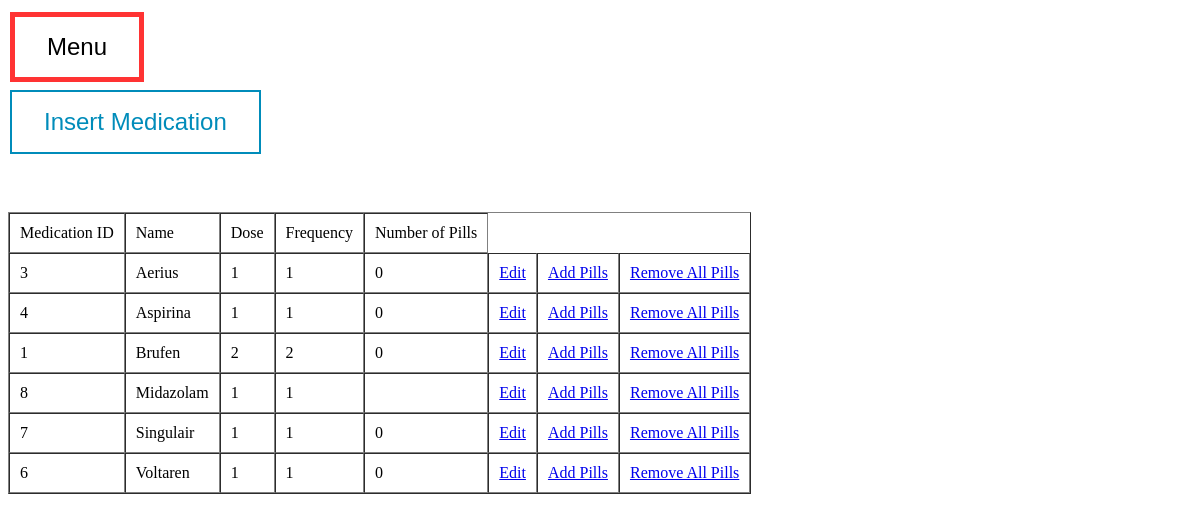
The app's page /dataMed.php, older data.
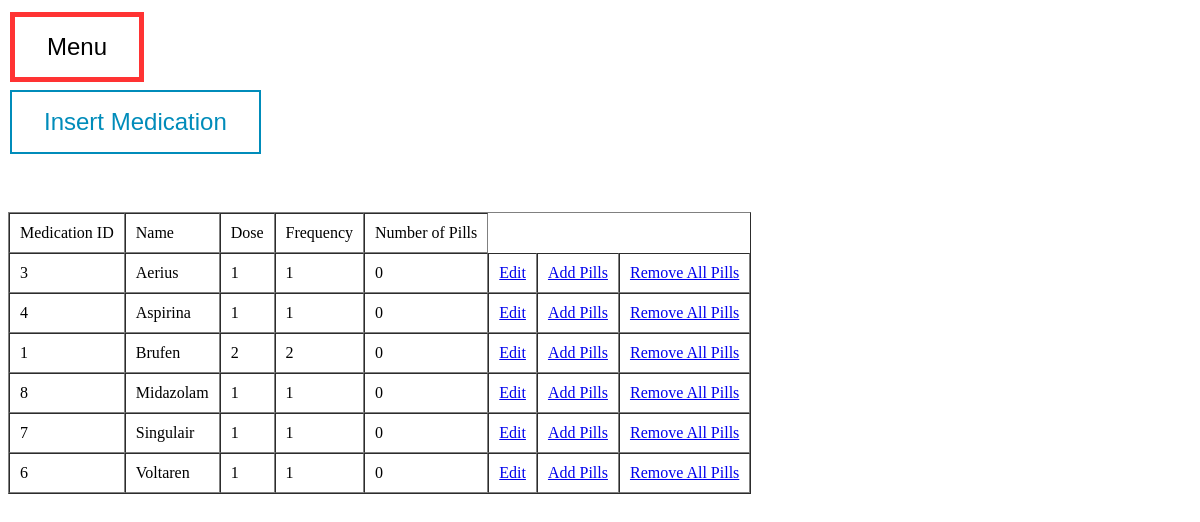
The same page, newer data.
### tables this page shows
CREATE TABLE `medications` (
  `medication_id` int(11) NOT NULL,
  `name` varchar(100) NOT NULL,
  `dose` varchar(50) NOT NULL,
  `frequency` varchar(50) NOT NULL,
  `number_of_pills` int(11) NOT NULL
);

### dataMed.php (the view, shortened to what this page needs)
<?php
require 'connection.php';
?>
<!DOCTYPE html>
<html lang="en" dir="ltr">
  <head>
  </head>
  <body>
  <button onclick = "window.location.href='index.html'" class="button button1">Menu</button> <br>
  <button onclick = "window.location.href='introMed.php'" class="button button2">Insert Medication </button> <br>
  <br>
<br>
<br>
  <table border = 1 cellspacing = 0 cellpadding = 10>
      <tr>
        <td>Medication ID</td>
        <td>Name</td>
        <td>Dose</td>
        <td>Frequency</td>
        <td>Number of Pills</td>
      </tr>
      <?php
      $rows = mysqli_query($conn, "SELECT *FROM medications ORDER BY name ASC")
      ?>
      <?php foreach ($rows as $row) : ?>
      <tr>
        <td><?php echo $row["medication_id"]; ?></td>
        <td><?php echo $row["name"]; ?></td>
        <td><?php echo $row["dose"]; ?></td>
        <td><?php echo $row["frequency"]; ?></td>
        <td><?php echo $row["number_of_pills"]; ?></td>
        <td><?php echo '<a href="infoEditMed.php?medication_id=',$row["medication_id"],'">Edit</a>'; ?></td>
        <td><?php echo '<a href="infoAddMed.php?medication_id=',$row["medication_id"],'">Add Pills</a>'; ?></td>
        <td><?php echo '<a href="infoDeleteMed.php?medication_id=',$row["medication_id"],'">Remove All Pills</a>'; ?></td>
      </tr>
      <?php endforeach; ?>
    </table>
    <br>
  </body>
</html>

### dataMed.php (style rules this page uses)
.button { border: none; color: white; padding: 16px 32px; text-align: center; text-decoration: none; display: inline-block; font-size: 24px; margin: 4px 2px; transition-duration: 0.4s; cursor: pointer; }
.button1 { background-color: white; color: black; border: 5px solid #FF3333; }
.button2 { background-color: white; color: #008CBA; border: 2px solid #008CBA; }

Row changes from the older to the newer data that the page shows:
changed medications "Midazolam": number_of_pills (not shown) → "0"
